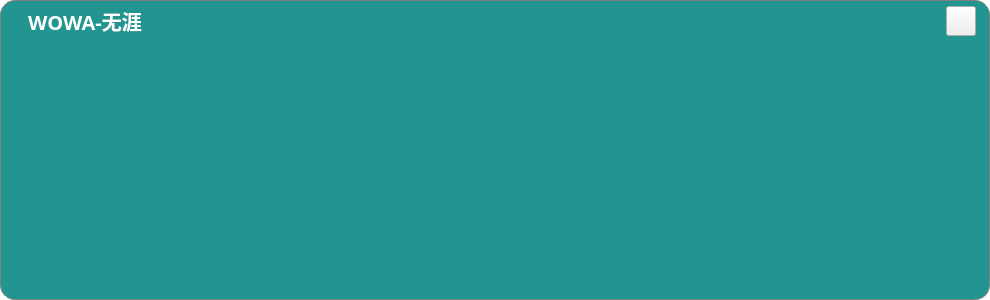
<?xml version="1.0" encoding="UTF-8"?>
<ui version="4.0">
 <class>Keyboard</class>
 <widget class="QWidget" name="Keyboard">
  <property name="geometry">
   <rect>
    <x>0</x>
    <y>0</y>
    <width>990</width>
    <height>300</height>
   </rect>
  </property>
  <property name="windowTitle">
   <string>Form</string>
  </property>
  <property name="styleSheet">
   <string notr="true">/* 顶层窗口不 paint：面板由 #frame 画（青底+圆角+灰边）。
      早先选择器写成 #keyBoard 与对象名 Keyboard 大小写不匹配，顶层实际露出调色板白底，
      圆角处显白边——现由圆角 mask 从窗口层裁掉（5e3c00e 起不用 WA_TranslucentBackground：mask 就位后零增益且多一层合成路径，实测观感一致）。 */
QWidget#Keyboard { background: transparent; }</string>
  </property>
  <widget class="QFrame" name="frame">
   <property name="geometry">
    <rect>
     <x>0</x>
     <y>0</y>
     <width>990</width>
     <height>300</height>
    </rect>
   </property>
   <property name="styleSheet">
    <string notr="true">#frame {
    border-radius: 15px;        /* 圆角半径 */
	background-color: rgb(34, 149, 144);
	border: 1px solid gray;
}</string>
   </property>
   <property name="frameShape">
    <enum>QFrame::StyledPanel</enum>
   </property>
   <property name="frameShadow">
    <enum>QFrame::Raised</enum>
   </property>
   <layout class="QVBoxLayout" name="verticalLayout">
    <property name="spacing">
     <number>0</number>
    </property>
    <property name="leftMargin">
     <number>4</number>
    </property>
    <property name="topMargin">
     <number>0</number>
    </property>
    <property name="rightMargin">
     <number>4</number>
    </property>
    <property name="bottomMargin">
     <number>0</number>
    </property>
    <item>
     <widget class="QWidget" name="titleBar" native="true">
      <property name="maximumSize">
       <size>
        <width>16777215</width>
        <height>40</height>
       </size>
      </property>
      <property name="font">
       <font>
        <family>Microsoft YaHei</family>
       </font>
      </property>
      <layout class="QHBoxLayout" name="horizontalLayout" stretch="0,0,0">
       <property name="spacing">
        <number>3</number>
       </property>
       <property name="leftMargin">
        <number>5</number>
       </property>
       <property name="topMargin">
        <number>0</number>
       </property>
       <property name="rightMargin">
        <number>9</number>
       </property>
       <property name="bottomMargin">
        <number>0</number>
       </property>
       <item>
        <widget class="QLabel" name="labPY">
         <property name="sizePolicy">
          <sizepolicy hsizetype="Maximum" vsizetype="Maximum">
           <horstretch>0</horstretch>
           <verstretch>0</verstretch>
          </sizepolicy>
         </property>
         <property name="minimumSize">
          <size>
           <width>120</width>
           <height>0</height>
          </size>
         </property>
         <property name="maximumSize">
          <size>
           <width>150</width>
           <height>34</height>
          </size>
         </property>
         <property name="font">
          <font>
           <family>Microsoft YaHei</family>
           <pointsize>15</pointsize>
           <bold>true</bold>
          </font>
         </property>
         <property name="styleSheet">
          <string notr="true">color: rgb(255, 255, 255);</string>
         </property>
         <property name="text">
          <string>WOWA-无涯</string>
         </property>
         <property name="alignment">
          <set>Qt::AlignCenter</set>
         </property>
        </widget>
       </item>
       <item>
        <widget class="QWidget" name="candidateContainer" native="true">
         <property name="minimumSize">
          <size>
           <width>450</width>
           <height>0</height>
          </size>
         </property>
         <property name="maximumSize">
          <size>
           <width>16777215</width>
           <height>40</height>
          </size>
         </property>
         <property name="font">
          <font>
           <family>Microsoft YaHei</family>
          </font>
         </property>
         <property name="styleSheet">
          <string notr="true">border: none; 
background: transparent;
color: rgb(255, 255, 255);</string>
         </property>
        </widget>
       </item>
       <item>
        <widget class="QPushButton" name="btnClose">
         <property name="sizePolicy">
          <sizepolicy hsizetype="Maximum" vsizetype="Maximum">
           <horstretch>0</horstretch>
           <verstretch>0</verstretch>
          </sizepolicy>
         </property>
         <property name="maximumSize">
          <size>
           <width>30</width>
           <height>30</height>
          </size>
         </property>
         <property name="font">
          <font>
           <family>Microsoft YaHei</family>
           <pointsize>10</pointsize>
           <bold>true</bold>
          </font>
         </property>
         <property name="focusPolicy">
          <enum>Qt::NoFocus</enum>
         </property>
         <property name="text">
          <string/>
         </property>
         <property name="iconSize">
          <size>
           <width>0</width>
           <height>0</height>
          </size>
         </property>
        </widget>
       </item>
      </layout>
     </widget>
    </item>
    <item>
     <widget class="QWidget" name="row1Container" native="true">
      <layout class="QHBoxLayout" name="horizontalLayout_3">
       <property name="spacing">
        <number>0</number>
       </property>
       <property name="leftMargin">
        <number>0</number>
       </property>
       <property name="topMargin">
        <number>0</number>
       </property>
       <property name="rightMargin">
        <number>0</number>
       </property>
       <property name="bottomMargin">
        <number>0</number>
       </property>
      </layout>
     </widget>
    </item>
    <item>
     <widget class="QWidget" name="row2Container" native="true">
      <layout class="QHBoxLayout" name="horizontalLayout_4">
       <property name="spacing">
        <number>0</number>
       </property>
       <property name="leftMargin">
        <number>0</number>
       </property>
       <property name="topMargin">
        <number>0</number>
       </property>
       <property name="rightMargin">
        <number>0</number>
       </property>
       <property name="bottomMargin">
        <number>0</number>
       </property>
      </layout>
     </widget>
    </item>
    <item>
     <widget class="QWidget" name="row3Container" native="true">
      <layout class="QHBoxLayout" name="horizontalLayout_5">
       <property name="spacing">
        <number>0</number>
       </property>
       <property name="leftMargin">
        <number>0</number>
       </property>
       <property name="topMargin">
        <number>0</number>
       </property>
       <property name="rightMargin">
        <number>0</number>
       </property>
       <property name="bottomMargin">
        <number>0</number>
       </property>
      </layout>
     </widget>
    </item>
    <item>
     <widget class="QWidget" name="row4Container" native="true">
      <layout class="QHBoxLayout" name="horizontalLayout_7">
       <property name="spacing">
        <number>0</number>
       </property>
       <property name="leftMargin">
        <number>0</number>
       </property>
       <property name="topMargin">
        <number>0</number>
       </property>
       <property name="rightMargin">
        <number>0</number>
       </property>
       <property name="bottomMargin">
        <number>0</number>
       </property>
      </layout>
     </widget>
    </item>
   </layout>
  </widget>
 </widget>
 <resources/>
 <connections/>
</ui>
